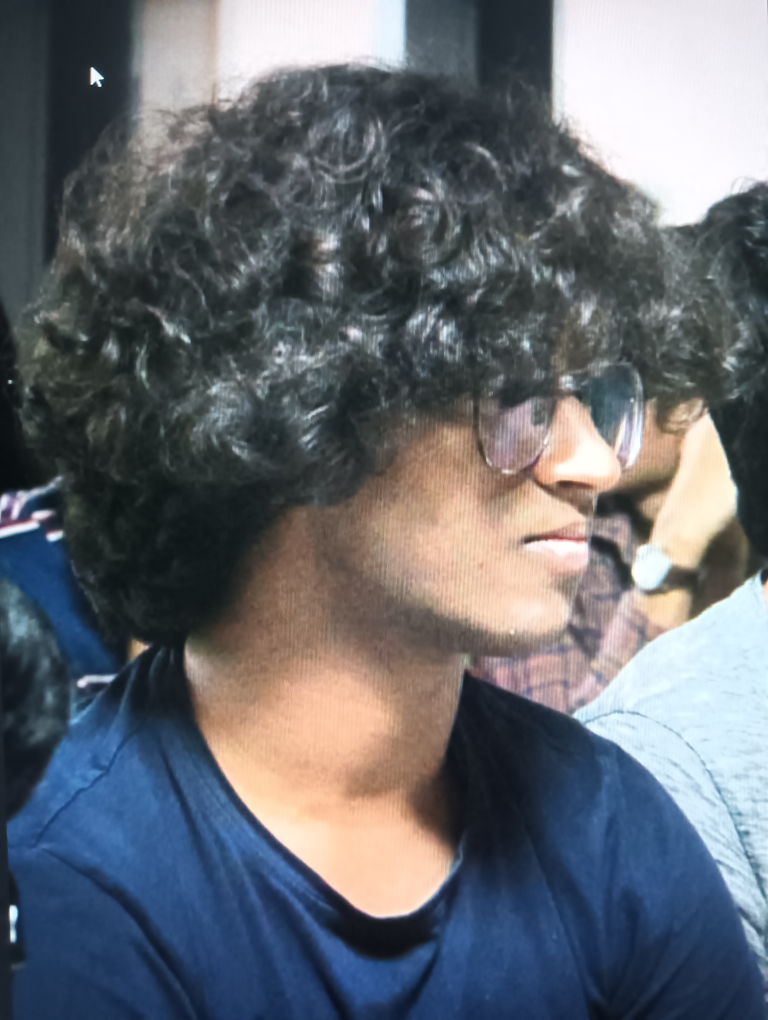
#> input picture test.jpg, 3072 x 4080 px (shown at 1/4 size); its folder holds only this picture in this run
$ python -i screen_features.py   (imports and definitions only)
#> lines starting #> are read from the running program, lines starting #| are printed output that depends on the picture; after the words box and inside, x2 and y2 are one past the last pixel; in counts of white or black regions, pixels touching at a corner belong together
from pathlib import Path

import numpy as np
from PIL import Image, ImageOps


MAX_SIDE = 2048
PATCH_SIZE = 224
MAX_TILES = 10

try:
    NEAREST = Image.Resampling.NEAREST
except AttributeError:  # Pillow < 9
    NEAREST = Image.NEAREST


def sigmoid(z):
    z = np.clip(z, -50.0, 50.0)
    return 1.0 / (1.0 + np.exp(-z))


def load_image(path, max_side=MAX_SIDE):
    image = ImageOps.exif_transpose(Image.open(path)).convert("RGB")
    width, height = image.size
    scale = max(width, height) / float(max_side)
    if scale > 1.0:
        new_size = (
            max(1, int(round(width / scale))),
            max(1, int(round(height / scale))),
        )
        image = image.resize(new_size, NEAREST)
    return np.asarray(image, dtype=np.float32) / 255.0


def gray_chroma(rgb):
    r = rgb[:, :, 0]
    g = rgb[:, :, 1]
    b = rgb[:, :, 2]
    gray = 0.299 * r + 0.587 * g + 0.114 * b
    c1 = r - g
    c2 = b - 0.5 * (r + g)
    return gray, c1, c2


def blur3(values, reps=1):
    out = values
    for _ in range(reps):
        padded = np.pad(out, ((1, 1), (1, 1)), mode="reflect")
        out = (
            padded[:-2, :-2]
            + padded[:-2, 1:-1]
            + padded[:-2, 2:]
            + padded[1:-1, :-2]
            + padded[1:-1, 1:-1]
            + padded[1:-1, 2:]
            + padded[2:, :-2]
            + padded[2:, 1:-1]
            + padded[2:, 2:]
        ) / 9.0
    return out


def box1d(values, width):
    if len(values) < width:
        return np.full_like(values, values.mean())

    pad = width // 2
    padded = np.pad(values, (pad, pad), mode="reflect")
    csum = np.cumsum(np.r_[0.0, padded])
    return (csum[width:] - csum[:-width]) / float(width)


def select_tiles(gray, patch_size=PATCH_SIZE, max_tiles=MAX_TILES):
    height, width = gray.shape
    patch = min(patch_size, height, width)
    step = patch
    y0 = int(height * 0.05)
    y1 = int(height * 0.95)
    x0 = int(width * 0.05)
    x1 = int(width * 0.95)
    tiles = []

    for y in range(y0, max(y0 + 1, y1 - patch + 1), step):
        for x in range(x0, max(x0 + 1, x1 - patch + 1), step):
            tile = gray[y : y + patch, x : x + patch]
            if tile.shape != (patch, patch):
                continue

            mean = float(tile.mean())
            if mean < 0.035 or mean > 0.985:
                continue

            grad = float(
                np.mean(np.abs(np.diff(tile, axis=1)))
                + np.mean(np.abs(np.diff(tile, axis=0)))
            )
            std = float(tile.std())
            score = grad + 0.05 * std
            tiles.append((score, y, x, grad, std, mean))

    if not tiles:
        tiles = [
            (
                0.0,
                max(0, (height - patch) // 2),
                max(0, (width - patch) // 2),
                0.0,
                0.0,
                0.0,
            )
        ]

    return sorted(tiles)[: min(max_tiles, len(tiles))], patch


def fft_features(channels, tiles, patch):
    window = np.outer(np.hanning(patch), np.hanning(patch)).astype(np.float32)
    yy, xx = np.ogrid[:patch, :patch]
    cy = patch // 2
    cx = patch // 2
    rr = np.sqrt(((yy - cy) / patch) ** 2 + ((xx - cx) / patch) ** 2)
    band_mask = (rr > 0.035) & (rr < 0.49)
    high_mask = (rr > 0.16) & (rr < 0.49)
    axis_mask = ((np.abs(yy - cy) < 4) | (np.abs(xx - cx) < 4)) & band_mask
    vertical_mask = (np.abs(yy - cy) < 4) & band_mask
    horizontal_mask = (np.abs(xx - cx) < 4) & band_mask

    features = []
    for channel in channels:
        rows = []
        for _, y, x, *_ in tiles:
            tile = channel[y : y + patch, x : x + patch]
            residual = tile - blur3(tile, 2)
            residual = residual - residual.mean()
            power = np.abs(np.fft.fftshift(np.fft.fft2(residual * window))) ** 2
            band = power[band_mask]
            median = np.median(band) + 1e-12
            abs_residual = np.abs(residual)
            rows.append(
                [
                    np.log1p(np.percentile(band, 99.5) / median),
                    np.log1p(band.max() / median),
                    np.log1p(np.percentile(power[axis_mask], 99.5) / median),
                    np.log1p(np.percentile(power[vertical_mask], 99.5) / median),
                    np.log1p(np.percentile(power[horizontal_mask], 99.5) / median),
                    np.mean(power[high_mask]) / (median + 1e-12),
                    np.percentile(abs_residual, 95),
                    np.mean(abs_residual),
                ]
            )

        values = np.asarray(rows, dtype=np.float64)
        features.extend(values.mean(axis=0))
        features.extend(values.max(axis=0))
        features.extend(values.std(axis=0))

    return [float(value) for value in features]


def global_texture_features(gray, c1, c2):
    features = []
    for channel in (gray, c1, c2):
        residual = channel - blur3(channel, 2)
        dx = np.diff(channel, axis=1)
        dy = np.diff(channel, axis=0)
        ddx = np.diff(channel, n=2, axis=1)
        ddy = np.diff(channel, n=2, axis=0)
        features.extend(
            [
                float(np.mean(np.abs(residual))),
                float(np.percentile(np.abs(residual), 95)),
                float(np.mean(np.abs(dx))),
                float(np.mean(np.abs(dy))),
                float(np.mean(np.abs(ddx))),
                float(np.mean(np.abs(ddy))),
            ]
        )
    return features


def stripe_features(gray, c1, c2):
    features = []
    for channel in (gray, c1, c2, np.abs(c1) + np.abs(c2)):
        for axis in (0, 1):
            signal = channel.mean(axis=axis).astype(np.float64)
            width = max(9, (len(signal) // 80) * 2 + 1)
            signal = signal - box1d(signal, width)
            signal = signal - signal.mean()

            if len(signal) < 32:
                features.extend([0.0, 0.0, 0.0, 0.0, 0.0])
                continue

            spectrum = np.abs(np.fft.rfft(signal * np.hanning(len(signal))))
            lo = max(3, len(spectrum) // 80)
            hi = max(lo + 1, int(len(spectrum) * 0.95))
            band = spectrum[lo:hi]
            if len(band) == 0:
                features.extend([0.0, 0.0, 0.0, 0.0, 0.0])
                continue

            median = np.median(band) + 1e-9
            top = np.sort(band)[-5:]
            features.extend(
                [
                    float(np.log1p(band.max() / median)),
                    float(np.log1p(np.percentile(band, 99) / median)),
                    float(top.sum() / (band.sum() + 1e-9)),
                    float(np.mean(band) / median),
                    float(np.argmax(band) / max(1, len(band))),
                ]
            )

    return features


def border_features(gray):
    height, width = gray.shape
    features = []
    first_edge_means = None

    for frac in (0.04, 0.08, 0.14):
        strip_h = max(2, int(height * frac))
        strip_w = max(2, int(width * frac))
        regions = [
            gray[:strip_h, :],
            gray[-strip_h:, :],
            gray[:, :strip_w],
            gray[:, -strip_w:],
        ]
        means = [float(region.mean()) for region in regions]
        dark = [float((region < 0.08).mean()) for region in regions]
        very_dark = [float((region < 0.035).mean()) for region in regions]
        if first_edge_means is None:
            first_edge_means = means
        features.extend(means)
        features.extend(dark)
        features.extend(very_dark)
        features.extend([max(dark), max(very_dark), min(means), float(np.mean(means))])

    center = gray[height // 5 : 4 * height // 5, width // 5 : 4 * width // 5]
    center_mean = float(center.mean())
    features.extend(
        [
            center_mean,
            float((center < 0.08).mean()),
            float(min(first_edge_means) / (center_mean + 1e-6)),
        ]
    )
    return features


def cursorish_features(gray, rgb):
    white = (gray > 0.92) & (rgb.max(axis=2) - rgb.min(axis=2) < 0.08)
    if white.mean() > 0.2:
        return [0.0, 0.0, 0.0, 0.0]

    highpass = np.abs(gray - blur3(gray, 2))
    contrast_white = white & (highpass > 0.05)
    height = gray.shape[0]
    top = contrast_white[: int(height * 0.65), :]
    return [
        float(contrast_white.mean()),
        float(top.mean()),
        float(contrast_white.sum() / max(1, white.sum())),
        float(white.mean()),
    ]


def extract_features(path):
    rgb = load_image(Path(path))
#> in load_image, image is the input picture: PIL image 3072x4080 RGB; mean R, G, B 101.9, 106.3, 113.1
    gray, c1, c2 = gray_chroma(rgb)
    tiles, patch = select_tiles(gray)
#> after the loop in select_tiles, `for y in range(y0, max(y0 + 1, y1 - patch + 1), step):`:
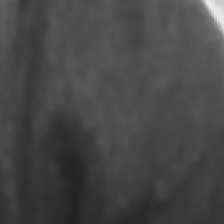
#> tile: shape (224, 224) float32; min 0.129, max 0.928, mean 0.279
#> after the loop in select_tiles, `for y in range(y0, max(y0 + 1, y1 - patch + 1), step):`: tiles = 48 items
#> tiles = 10 items; patch = 224
    tile_scores = np.asarray([[t[0], t[3], t[4], t[5]] for t in tiles], dtype=np.float64)
#> tile_scores = [[0.00607, 0.00522, 0.0172, 0.975], [0.00723, 0.00468, 0.0509, 0.122], [0.00823, 0.00533, 0.058, 0.217], [0.00924, 0.00601, 0.0646, 0.272], [0.00961, 0.00709, 0.0504, 0.295], [0.00989, 0.00621, 0.0735, 0.279], [0.0106, 0.00569, 0.0975, 0.172], [0.0128, 0.00924, 0.0707, 0.353], [0.0129, 0.0095, 0.0686, 0.167], [0.0137, 0.00866, 0.101, 0.164]]

    features = []
    features.extend(fft_features((gray, c1, c2), tiles, patch))
#> in fft_features, `window = np.outer(np.hanning(patch), np.hanning(patch)).astype(np.floa..`:
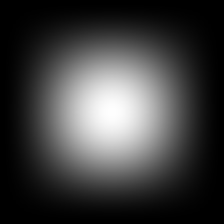
#> window: shape (224, 224) float32; min 0, max 1, mean 0.248
#> in fft_features, `yy, xx = np.ogrid[:patch, :patch]`: yy = 224 values from 0 to 223
#> in fft_features, `cy = patch // 2`: cy = 112
#> in fft_features, `band_mask = (rr > 0.035) & (rr < 0.49)`:
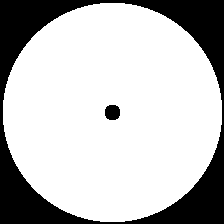
#> band_mask: shape (224, 224) bool; 75% white; 2 black regions, box (x1, y1, x2, y2) and area: (0, 0, 224, 224) 12343, (105, 105, 120, 120) 193
#> in fft_features, `high_mask = (rr > 0.16) & (rr < 0.49)`: high_mask: shape (224, 224) bool; 67.4% white; 2 black regions, box (x1, y1, x2, y2) and area: (0, 0, 224, 224) 12343, (77, 77, 148, 148) 4025
#> in fft_features, `axis_mask = ((np.abs(yy - cy) < 4) | (np.abs(xx - cx) < 4)) & band_mask`: axis_mask: shape (224, 224) bool; 5.7% white; 4 white regions, box (x1, y1, x2, y2) and area: (109, 3, 116, 105) 714, (3, 109, 105, 116) 714, (120, 109, 222, 116) 714, (109, 120, 116, 222) 714
#> in fft_features, `vertical_mask = (np.abs(yy - cy) < 4) & band_mask`: vertical_mask: shape (224, 224) bool; 2.8% white; 2 white regions, box (x1, y1, x2, y2) and area: (3, 109, 105, 116) 714, (120, 109, 222, 116) 714
#> in fft_features, `horizontal_mask = (np.abs(xx - cx) < 4) & band_mask`: horizontal_mask: shape (224, 224) bool; 2.8% white; 2 white regions, box (x1, y1, x2, y2) and area: (109, 3, 116, 105) 714, (109, 120, 116, 222) 714
#> the loop in fft_features, `for channel in channels:` made 3 passes
#> after the loop in fft_features, `for channel in channels:`:
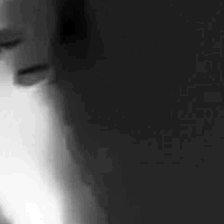
#> tile: shape (224, 224) float32; min -0.0235, max 0.292, mean 0.0648; drawn with min black and max white
#> after the loop in fft_features, `for channel in channels:`: features = 72 values, max 7.6 at index 9, min 0.000188 at index 71, mean 2.15
    features.extend(global_texture_features(gray, c1, c2))
#> the loop in global_texture_features, `for channel in (gray, c1, c2):` made 3 passes
#> pass 1, in global_texture_features, `residual = channel - blur3(channel, 2)`:
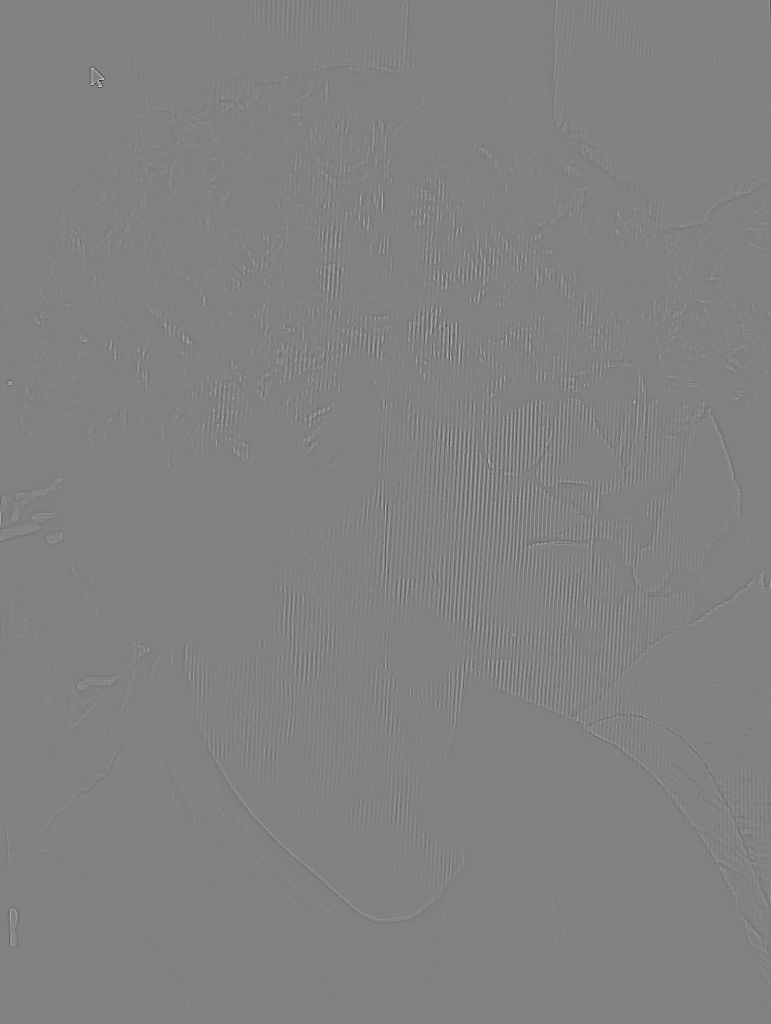
#> residual: shape (2048, 1542) float32 (shown at 1/2 size); min -0.245, max 0.236, mean -1.64e-07; drawn with min black and max white
#> after the loop in global_texture_features, `for channel in (gray, c1, c2):`: features = [0.0093, 0.0466, 0.0176, 0.00597, 0.0301, 0.00652, 0.0014, 0.00552, 0.00178, 0.00105, 0.00305, 0.00172, 0.00125, 0.00491, 0.00165, 0.00108, 0.00259, 0.00164]
    features.extend(stripe_features(gray, c1, c2))
#> the loop in stripe_features, `for channel in (gray, c1, c2, np.abs(c1) + np.abs(c2)):` made 4 passes
#> after the loop in stripe_features, `for channel in (gray, c1, c2, np.abs(c1) + np.abs(c2)):`: features = 40 values, max 8.69 at index 8, min 0.00937 at index 9, mean 2.66
    features.extend(border_features(gray))
#> the loop in border_features, `for frac in (0.04, 0.08, 0.14):` made 3 passes
#> (dark, first_edge_means) on pass 1: ([0, 0.0141, 0.0582, 0], [0.628, 0.188, 0.225, 0.573])
#> (means, dark) on passes 2 to 3: ([0.628, 0.207, 0.232, 0.599], [0, 0.0189, 0.0296, 0]), ([0.573, 0.25, 0.232, 0.625], [0, 0.014, 0.0169, 0])
#> after the loop in border_features, `for frac in (0.04, 0.08, 0.14):`: features = 48 values, max 0.628 at index 16, min 0 at index 4, mean 0.148
#> in border_features, `center = gray[height // 5 : 4 * height // 5, width // 5 : 4 * width //..`:
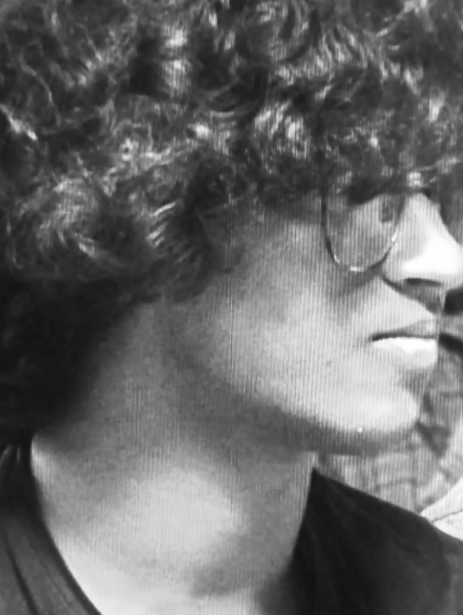
#> center: shape (1229, 925) float32 (shown at 1/2 size); min 0.0663, max 0.999, mean 0.41
#> in border_features, `center_mean = float(center.mean())`: center_mean = 0.41
    features.extend(cursorish_features(gray, rgb))
#> in cursorish_features, `white = (gray > 0.92) & (rgb.max(axis=2) - rgb.min(axis=2) < 0.08)`: white: shape (2048, 1542) bool; 6% white; 552 white regions (513 under 20 px), largest, box (x1, y1, x2, y2) and area: (1124, 0, 1542, 452) 133016, (449, 0, 787, 182) 37685, (1118, 871, 1223, 955) 5277
#> in cursorish_features, `contrast_white = white & (highpass > 0.05)`: contrast_white: shape (2048, 1542) bool; 0.03% white in thin lines or dots, all inside (x1, y1, x2, y2) = (20, 118, 1477, 1837)
#> in cursorish_features, `top = contrast_white[: int(height * 0.65), :]`:
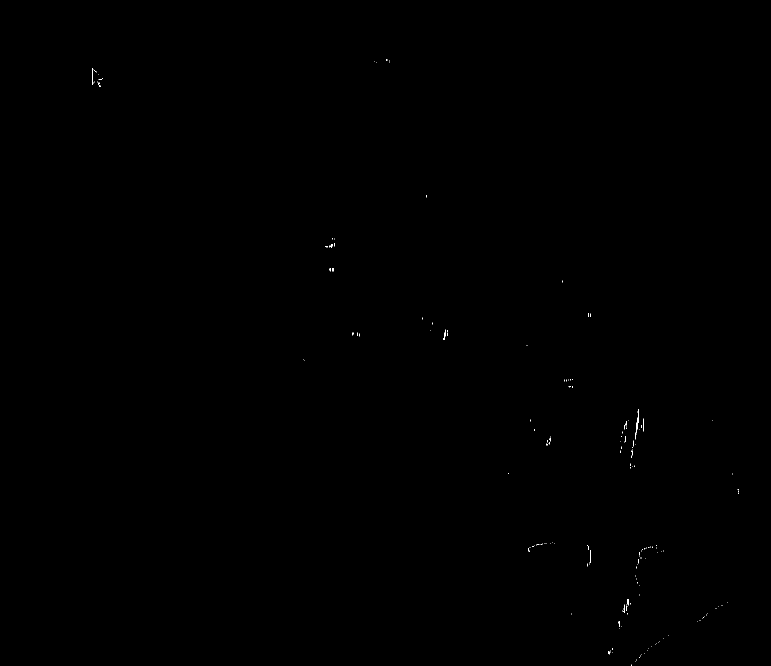
#> top: shape (1331, 1542) bool (shown at 1/2 size); 0.04% white in thin lines or dots, all inside (x1, y1, x2, y2) = (184, 118, 1477, 1331)
    features.extend(tile_scores.mean(axis=0))
    features.extend(tile_scores.max(axis=0))
    features.extend([float(len(tiles)), float(patch), float(gray.shape[0]), float(gray.shape[1])])
    return np.asarray(features, dtype=np.float64)


def train_logistic(z, y, l2=10.0, steps=1300, lr=0.08):
    weights = np.zeros(z.shape[1], dtype=np.float64)
    bias = 0.0
    n = float(len(y))

    for step in range(steps):
        pred = sigmoid(z @ weights + bias)
        eta = lr / (1.0 + step / 550.0)
        weights -= eta * (((z.T @ (pred - y)) / n) + (l2 * weights / n))
        bias -= eta * float((pred - y).mean())

    return weights, float(bias)

>>> result = extract_features('test.jpg')
#> result = 197 values, max 2048 at index 195, min 0 at index 134, mean 20.78
